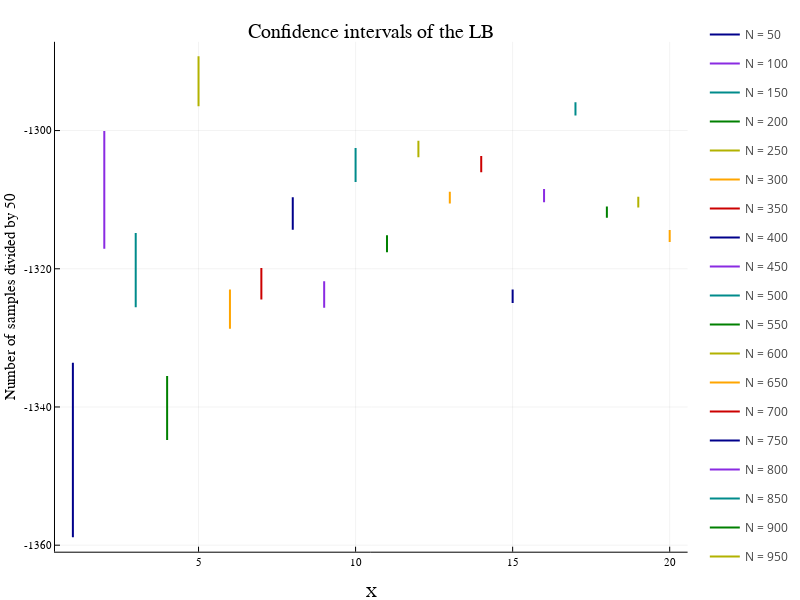

Write notebook code for a chart like this one.
### Code cell
y = collect(1:1:20)
quantiles = zeros(20, 2)
normal = Normal(0, 1)
quantil = quantile(normal, 0.95)

for i in 1:length(N_amounts)
    quantiles[i,1] = LB_V[i] - (quantil*std_V[i]/sqrt(N_amounts[i]))
    quantiles[i,2] = LB_V[i] + (quantil*std_V[i]/sqrt(N_amounts[i]))
end

labels = permutedims(["N = $i" for i in N_amounts])

Plots.plot([y;;y]', quantiles', palette = :darktest, linewidth = 2, legend = :topright, xlabel = "X", ylabel = "Number of samples divided by 50", title = "Confidence intervals of the LB", size = (800, 600), label = labels)

### Figure 1 — Plotly figure (JSON) as saved in the notebook; plotly's stock layout.template omitted (floating-point values rounded to 4 significant figures)
{"data": [{"colorbar": {"title": ""}, "legendgroup": "N = 50", "line": {"color": "rgba(0, 0, 139, 1.000)", "dash": "solid", "shape": "linear", "width": 2}, "mode": "lines", "name": "N = 50", "showlegend": true, "type": "scatter", "x": [1, 1], "xaxis": "x", "y": [-1359.0, -1334.0], "yaxis": "y", "zmax": null, "zmin": null}, {"colorbar": {"title": ""}, "legendgroup": "N = 100", "line": {"color": "rgba(138, 43, 226, 1.000)", "dash": "solid", "shape": "linear", "width": 2}, "mode": "lines", "name": "N = 100", "showlegend": true, "type": "scatter", "x": [2, 2], "xaxis": "x", "y": [-1317.0, -1300.0], "yaxis": "y", "zmax": null, "zmin": null}, {"colorbar": {"title": ""}, "legendgroup": "N = 150", "line": {"color": "rgba(0, 139, 139, 1.000)", "dash": "solid", "shape": "linear", "width": 2}, "mode": "lines", "name": "N = 150", "showlegend": true, "type": "scatter", "x": [3, 3], "xaxis": "x", "y": [-1326.0, -1315.0], "yaxis": "y", "zmax": null, "zmin": null}, {"colorbar": {"title": ""}, "legendgroup": "N = 200", "line": {"color": "rgba(0, 128, 0, 1.000)", "dash": "solid", "shape": "linear", "width": 2}, "mode": "lines", "name": "N = 200", "showlegend": true, "type": "scatter", "x": [4, 4], "xaxis": "x", "y": [-1345.0, -1336.0], "yaxis": "y", "zmax": null, "zmin": null}, {"colorbar": {"title": ""}, "legendgroup": "N = 250", "line": {"color": "rgba(178, 178, 0, 1.000)", "dash": "solid", "shape": "linear", "width": 2}, "mode": "lines", "name": "N = 250", "showlegend": true, "type": "scatter", "x": [5, 5], "xaxis": "x", "y": [-1296.0, -1289.0], "yaxis": "y", "zmax": null, "zmin": null}, {"colorbar": {"title": ""}, "legendgroup": "N = 300", "line": {"color": "rgba(255, 165, 0, 1.000)", "dash": "solid", "shape": "linear", "width": 2}, "mode": "lines", "name": "N = 300", "showlegend": true, "type": "scatter", "x": [6, 6], "xaxis": "x", "y": [-1329.0, -1323.0], "yaxis": "y", "zmax": null, "zmin": null}, {"colorbar": {"title": ""}, "legendgroup": "N = 350", "line": {"color": "rgba(204, 0, 0, 1.000)", "dash": "solid", "shape": "linear", "width": 2}, "mode": "lines", "name": "N = 350", "showlegend": true, "type": "scatter", "x": [7, 7], "xaxis": "x", "y": [-1324.0, -1320.0], "yaxis": "y", "zmax": null, "zmin": null}, {"colorbar": {"title": ""}, "legendgroup": "N = 400", "line": {"color": "rgba(0, 0, 139, 1.000)", "dash": "solid", "shape": "linear", "width": 2}, "mode": "lines", "name": "N = 400", "showlegend": true, "type": "scatter", "x": [8, 8], "xaxis": "x", "y": [-1314.0, -1310.0], "yaxis": "y", "zmax": null, "zmin": null}, {"colorbar": {"title": ""}, "legendgroup": "N = 450", "line": {"color": "rgba(138, 43, 226, 1.000)", "dash": "solid", "shape": "linear", "width": 2}, "mode": "lines", "name": "N = 450", "showlegend": true, "type": "scatter", "x": [9, 9], "xaxis": "x", "y": [-1326.0, -1322.0], "yaxis": "y", "zmax": null, "zmin": null}, {"colorbar": {"title": ""}, "legendgroup": "N = 500", "line": {"color": "rgba(0, 139, 139, 1.000)", "dash": "solid", "shape": "linear", "width": 2}, "mode": "lines", "name": "N = 500", "showlegend": true, "type": "scatter", "x": [10, 10], "xaxis": "x", "y": [-1307.0, -1303.0], "yaxis": "y", "zmax": null, "zmin": null}, {"colorbar": {"title": ""}, "legendgroup": "N = 550", "line": {"color": "rgba(0, 128, 0, 1.000)", "dash": "solid", "shape": "linear", "width": 2}, "mode": "lines", "name": "N = 550", "showlegend": true, "type": "scatter", "x": [11, 11], "xaxis": "x", "y": [-1318.0, -1315.0], "yaxis": "y", "zmax": null, "zmin": null}, {"colorbar": {"title": ""}, "legendgroup": "N = 600", "line": {"color": "rgba(178, 178, 0, 1.000)", "dash": "solid", "shape": "linear", "width": 2}, "mode": "lines", "name": "N = 600", "showlegend": true, "type": "scatter", "x": [12, 12], "xaxis": "x", "y": [-1304.0, -1301.0], "yaxis": "y", "zmax": null, "zmin": null}, {"colorbar": {"title": ""}, "legendgroup": "N = 650", "line": {"color": "rgba(255, 165, 0, 1.000)", "dash": "solid", "shape": "linear", "width": 2}, "mode": "lines", "name": "N = 650", "showlegend": true, "type": "scatter", "x": [13, 13], "xaxis": "x", "y": [-1311.0, -1309.0], "yaxis": "y", "zmax": null, "zmin": null}, {"colorbar": {"title": ""}, "legendgroup": "N = 700", "line": {"color": "rgba(204, 0, 0, 1.000)", "dash": "solid", "shape": "linear", "width": 2}, "mode": "lines", "name": "N = 700", "showlegend": true, "type": "scatter", "x": [14, 14], "xaxis": "x", "y": [-1306.0, -1304.0], "yaxis": "y", "zmax": null, "zmin": null}, {"colorbar": {"title": ""}, "legendgroup": "N = 750", "line": {"color": "rgba(0, 0, 139, 1.000)", "dash": "solid", "shape": "linear", "width": 2}, "mode": "lines", "name": "N = 750", "showlegend": true, "type": "scatter", "x": [15, 15], "xaxis": "x", "y": [-1325.0, -1323.0], "yaxis": "y", "zmax": null, "zmin": null}, {"colorbar": {"title": ""}, "legendgroup": "N = 800", "line": {"color": "rgba(138, 43, 226, 1.000)", "dash": "solid", "shape": "linear", "width": 2}, "mode": "lines", "name": "N = 800", "showlegend": true, "type": "scatter", "x": [16, 16], "xaxis": "x", "y": [-1310.0, -1308.0], "yaxis": "y", "zmax": null, "zmin": null}, {"colorbar": {"title": ""}, "legendgroup": "N = 850", "line": {"color": "rgba(0, 139, 139, 1.000)", "dash": "solid", "shape": "linear", "width": 2}, "mode": "lines", "name": "N = 850", "showlegend": true, "type": "scatter", "x": [17, 17], "xaxis": "x", "y": [-1298.0, -1296.0], "yaxis": "y", "zmax": null, "zmin": null}, {"colorbar": {"title": ""}, "legendgroup": "N = 900", "line": {"color": "rgba(0, 128, 0, 1.000)", "dash": "solid", "shape": "linear", "width": 2}, "mode": "lines", "name": "N = 900", "showlegend": true, "type": "scatter", "x": [18, 18], "xaxis": "x", "y": [-1313.0, -1311.0], "yaxis": "y", "zmax": null, "zmin": null}, {"colorbar": {"title": ""}, "legendgroup": "N = 950", "line": {"color": "rgba(178, 178, 0, 1.000)", "dash": "solid", "shape": "linear", "width": 2}, "mode": "lines", "name": "N = 950", "showlegend": true, "type": "scatter", "x": [19, 19], "xaxis": "x", "y": [-1311.0, -1310.0], "yaxis": "y", "zmax": null, "zmin": null}, {"colorbar": {"title": ""}, "legendgroup": "N = 1000", "line": {"color": "rgba(255, 165, 0, 1.000)", "dash": "solid", "shape": "linear", "width": 2}, "mode": "lines", "name": "N = 1000", "showlegend": true, "type": "scatter", "x": [20, 20], "xaxis": "x", "y": [-1316.0, -1314.0], "yaxis": "y", "zmax": null, "zmin": null}], "layout": {"annotations": [{"font": {"color": "rgba(0, 0, 0, 1.000)", "family": "sans-serif", "size": 20}, "rotation": 0, "showarrow": false, "text": "Confidence intervals of the LB", "x": 0.5373, "xanchor": "center", "xref": "paper", "y": 1, "yanchor": "top", "yref": "paper"}], "height": 600, "legend_position": {"bgcolor": "rgba(255, 255, 255, 1.000)", "bordercolor": "rgba(0, 0, 0, 1.000)", "borderwidth": 1, "font": {"color": "rgba(0, 0, 0, 1.000)", "family": "sans-serif", "size": 11}, "title": {"font": {"color": "rgba(0, 0, 0, 1.000)", "family": "sans-serif", "size": 15}, "text": ""}, "tracegroupgap": 0, "traceorder": "normal", "x": 1, "xanchor": "right", "y": 1, "yanchor": "top"}, "margin": {"b": 20, "l": 0, "r": 0, "t": 20}, "paper_bgcolor": "rgba(255, 255, 255, 1.000)", "plot_bgcolor": "rgba(255, 255, 255, 1.000)", "showlegend": true, "width": 800, "xaxis": {"anchor": "y", "domain": [0.07957, 0.9951], "gridcolor": "rgba(0, 0, 0, 0.100)", "gridwidth": 0.5, "linecolor": "rgba(0, 0, 0, 1.000)", "mirror": false, "range": [0.43, 20.57], "showgrid": true, "showline": true, "showticklabels": true, "tickangle": 0, "tickcolor": "rgb(0, 0, 0)", "tickfont": {"color": "rgba(0, 0, 0, 1.000)", "family": "sans-serif", "size": 11}, "tickmode": "array", "ticks": "inside", "ticktext": ["5", "10", "15", "20"], "tickvals": [5, 10, 15, 20], "title": "X", "titlefont": {"color": "rgba(0, 0, 0, 1.000)", "family": "sans-serif", "size": 15}, "type": "-", "visible": true, "zeroline": false, "zerolinecolor": "rgba(0, 0, 0, 1.000)"}, "yaxis": {"anchor": "x", "domain": [0.05054, 0.961], "gridcolor": "rgba(0, 0, 0, 0.100)", "gridwidth": 0.5, "linecolor": "rgba(0, 0, 0, 1.000)", "mirror": false, "range": [-1361.0, -1287.0], "showgrid": true, "showline": true, "showticklabels": true, "tickangle": 0, "tickcolor": "rgb(0, 0, 0)", "tickfont": {"color": "rgba(0, 0, 0, 1.000)", "family": "sans-serif", "size": 11}, "tickmode": "array", "ticks": "inside", "ticktext": ["-1360", "-1340", "-1320", "-1300"], "tickvals": [-1360, -1340, -1320, -1300], "title": "Number of samples divided by 50", "titlefont": {"color": "rgba(0, 0, 0, 1.000)", "family": "sans-serif", "size": 15}, "type": "-", "visible": true, "zeroline": false, "zerolinecolor": "rgba(0, 0, 0, 1.000)"}}}
